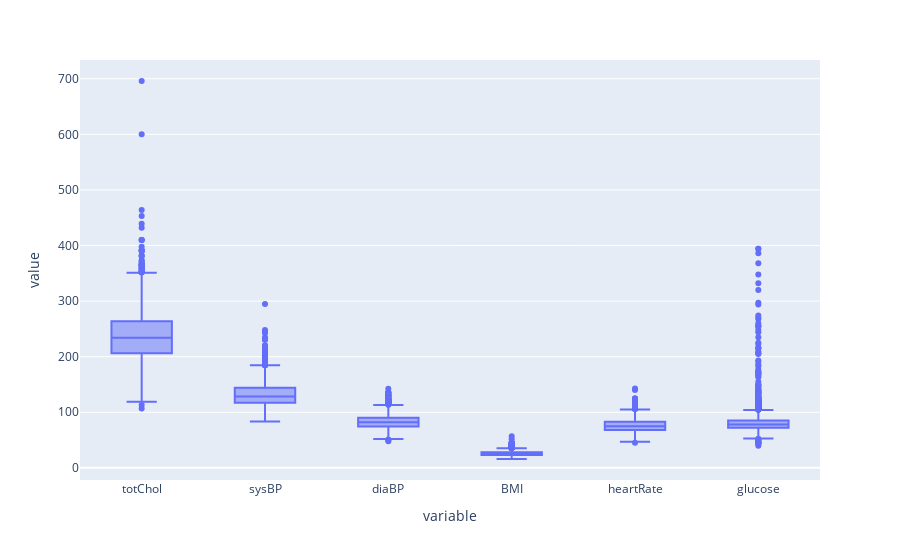

The cell this chart's notebook holds for it:
### Code cell
px.box(dataset[['totChol','sysBP','diaBP','BMI','heartRate','glucose']])

### Figure 1 — Plotly figure (JSON) as saved in the notebook; plotly's stock layout.template omitted (floating-point values rounded to 4 significant figures; data arrays with more than 128 entries replaced by an {"elided": "..."} marker saying what was removed)
{"data": [{"alignmentgroup": "True", "hovertemplate": "variable=%{x}<br>value=%{y}<extra></extra>", "legendgroup": "", "marker": {"color": "#636efa"}, "name": "", "notched": false, "offsetgroup": "", "orientation": "v", "showlegend": false, "type": "box", "x": {"elided": "20340 str values"}, "x0": " ", "xaxis": "x", "y": {"elided": "20340 float values"}, "y0": " ", "yaxis": "y"}], "layout": {"boxmode": "group", "legend": {"tracegroupgap": 0}, "margin": {"t": 60}, "xaxis": {"anchor": "y", "domain": [0, 1], "title": {"text": "variable"}}, "yaxis": {"anchor": "x", "domain": [0, 1], "title": {"text": "value"}}}}
